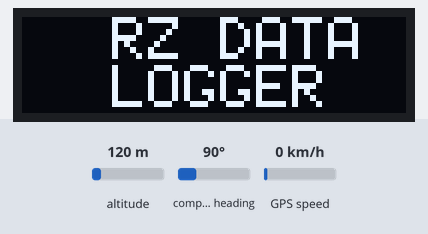
Simulated run of this sketch. Board: Arduino Uno, built with avr-gcc and run on an emulated ATmega328P. Parts: 128×32 one-colour display. The inputs (shaded band) are chosen by the test bench; at power-on: altitude 120 m, compass heading 90°, GPS speed 0 km/h. Storage starts empty; the GPS gets a fix after 3 s at 37.7749, -122.4194 with 8 satellites.

Above: at 0.1 s.
At 4.2 s:
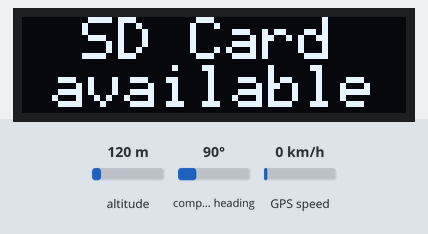
At 6.2 s:
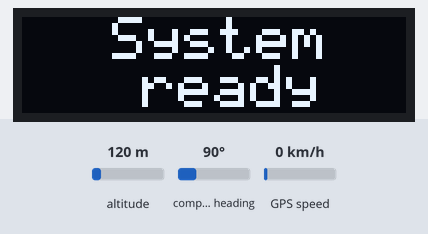
At 8.29 s:
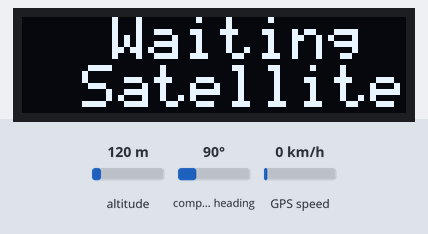
At 8.9 s:
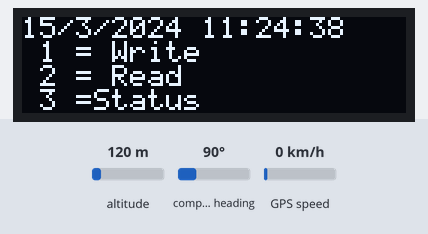
At 38.6 s:
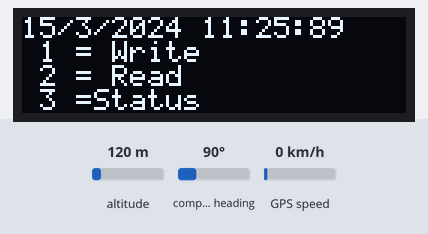

The sketch:

Data_Logger_2.16.ino
```cpp
/*PIN out
 * GPS : RX=D6, TX = D7
 * Pulsante touch : D0
 * SD : MISO = D12,MOSI=D11,SCK=D13, CS= D5
 * OLED; SCL=A5,SDA=A4
 */

#include <Wire.h>
#include "SSD1306Ascii.h"
#include "SSD1306AsciiWire.h"
#include <TinyGPSPlus.h>
#include <SoftwareSerial.h>
#include<SD.h>

#define I2C_ADDRESS 0x3C
#define RST_PIN -1 // RST_PIN se necessario.
const int cs_sd=3; // pin di CS della SD
static const int RXPin = 6, TXPin = 7; //comunicazione GPS
static const uint32_t GPSBaud = 9600;

const int touchPin = 0;// input pin pulsante touch
const int touchDelay = 100;//millisecond di ritardo tra tocchi
int count=0;// variabile counter
int Bstate;// stato pulsante

int mode;
int label;
int DatiVoloArray[] ={0,0,0}; // array dove registro i valori massimi di: 1 vmax, 2 hmax, 3 satelliti
int maxspeed, maxalt, maxsatellite;
int SatH, SpeedH, AltH;

TinyGPSPlus gps;// oggetto TinyGPSPlus
SoftwareSerial ss(RXPin, TXPin);// connessione seriale al GPS

SSD1306AsciiWire oled;
//------------------------------------------------------------------------------
void setup() {
 Serial.begin(115200);
 Wire.begin();
 Wire.setClock(400000L);
 ss.begin(GPSBaud);
 pinMode(touchPin,INPUT);// pin pulsante e condizione

 #if RST_PIN >= 0
  oled.begin(&Adafruit128x32, I2C_ADDRESS, RST_PIN);
 #else // RST_PIN >= 0
  oled.begin(&Adafruit128x32, I2C_ADDRESS);
 #endif // RST_PIN >= 0

  oled.setFont(System5x7);
  IntroDisplay();
  while ( !SD.begin(cs_sd)){
     sdFailDisplay();
   }
  sdAvailDisplay();
  File data = SD.open("DatiVolo.txt",FILE_WRITE);              // crea cartella dati volo nella sd
  data.println("");
  data.println("Dati Registrati");
  data.close();
  sysReadyDisplay();
  }
//------------------------------------------------------------------------------
void loop() {
  //costruisco e aggiorno array con valori massimi
 int speed1 = (gps.speed.kmph());
  if ( speed1 > maxspeed) {
    maxspeed = speed1;
    DatiVoloArray[1] = maxspeed;
    }
    SpeedH = DatiVoloArray[1];

 int alt1 = (gps.altitude.meters());
  if ( alt1 > maxalt) {
    maxalt=alt1;
    DatiVoloArray[2]= maxalt;
  }
  AltH=DatiVoloArray[2];

 int satellite = (gps.satellites.value());
  if ( satellite > maxsatellite) {
     maxsatellite = satellite;
     DatiVoloArray[3] = maxsatellite;
    }
    SatH=DatiVoloArray[3];

if (satellite > 0){
    String Time=String(gps.time.hour()+1)+(":")+(gps.time.minute())+(":")+(gps.time.second());
    String Date=String(gps.date.day())+("/")+(gps.date.month())+("/")+(gps.date.year());

 int touchValue = digitalRead(touchPin);//verifico stato del pulsante
   if(touchValue == HIGH)  {
   count++;
   if (count < 4)
    {
     Bstate=count;
     }
   else
    {
    count = 0;
    Bstate=count;
    }
    oled.clear ();
   }

 switch (Bstate) {
    case 1:  {
      // scrivo su sd
      File data=SD.open("DatiVolo",FILE_WRITE);
      data.println(Date + " , " + Time + " , " + String(gps.location.lat(), 6)+ " , " + String(gps.location.lng(), 6)+ " , " + String(gps.altitude.meters(),0)+ " , " + String(gps.speed.kmph(),0) + " , " + String(gps.satellites.value()));
      data.close();
	//   oled.setScrollMode(SCROLL_MODE_AUTO);
	   oled.clear();
	   oled.set2X();
     oled.setCursor(30 ,0);
     oled.println("Write");
     oled.println();
     oled.setCursor(30 ,50);
     oled.println("on SD");
      }
      break;
    case 2:{
     // leggo da sd
     oled.set1X();
     oled.setCursor(0,0);
     oled.print(F("V max"));
     oled.setCursor(50 ,0);
     oled.print(F("H max"));
     oled.setCursor(100 ,0);
     oled.print(F("Sat"));
     oled.println();
     oled.println();
     oled.setCursor(0,50);
     oled.print(F("   "));
     oled.setCursor(0,50);
     oled.print(SpeedH);
     oled.setCursor(50,50);
     oled.print(F("   "));
     oled.setCursor(50 , 50);
     oled.print(AltH);
     oled.setCursor(100,50);
     oled.print(F("  "));
     oled.setCursor(100 , 50);
     oled.print(SatH);
     }
      break;
    case 3:{
      // menu satelliti
     oled.set1X();
     oled.setCursor(0,0);
     oled.print(Date);
     oled.setCursor(60,100);
     oled.print(Time);
     oled.println();
     oled.println();
     oled.setCursor(20,50);
     oled.set2X();
     oled.print(F("Sat ="));
     oled.print(F(" "));
     oled.print(satellite);
      }
      break;
    default:{
      oled.set1X();
      oled.setCursor(0,0);
      oled.print(Date);
     oled.setCursor(60,100);
     oled.print(Time);
     oled.println();
     oled.println(F(" 1 = Write"));
     oled.println(F(" 2 = Read"));
     oled.println(F(" 3 =Status"));
      }
      break;
    }
   }
   else {
  waitSatDisplay();
  }
  DelayGPS(500);

  }

 //==========================================sub routine=====================================
  static void DelayGPS(unsigned long ms)
{
  unsigned long start = millis();
  do
  {
    while (ss.available())
      gps.encode(ss.read());
  } while (millis() - start < ms);
}
 //==========================================IntroDiplay=====================================
void IntroDisplay(){
  oled.clear();
  oled.set2X();
  oled.setCursor(30 ,0);
  oled.println(F("RZ DATA"));
  oled.println();
  oled.setCursor(30 ,50);
  oled.println(F("LOGGER"));
  delay(4000);
  oled.clear();
}
 //==========================================sdFailDisplay=====================================
void sdFailDisplay(){
     oled.set2X();
     oled.setCursor(20 ,0);
     oled.print(F("SD Card"));
     oled.println();
     oled.println();
     oled.setCursor(20,50);
     oled.print(F("Failed"));
     delay(2000);
     oled.clear();
     }
//==========================================sdAvailDisplay=====================================
void  sdAvailDisplay() {
     oled.set2X();
     oled.setCursor(20 ,0);
     oled.print(F("SD Card"));
     oled.println();
     oled.println();
     oled.setCursor(10,50);
     oled.print(F("available"));
     delay(2000);
     oled.clear();
 }

//==========================================sysReadyDisplay=====================================
 void sysReadyDisplay(){
  oled.println(" ");
  oled.set2X();
  oled.setCursor(30 ,0);
  oled.println("System");
  oled.println();
  oled.setCursor(40 ,50);
  oled.println("ready");
  delay (2000);
  oled.clear();
  }

//==========================================waitSatDisplay=====================================
void waitSatDisplay(){
  oled.println(" ");
  oled.set2X();
  oled.setCursor(30 ,0);
  oled.println("Waiting");
  oled.setCursor(50 ,30);
  oled.println("for");
  oled.setCursor(20 ,60);
  oled.println("Satellite");
  delay (100);
  oled.clear();
  }
```

Measured:
- what the display in image 1 shows lasts 2.1 s, from 4.1 s to 6.2 s
- what the display in image 2 shows lasts 2.0 s, from 6.2 s to 8.2 s
